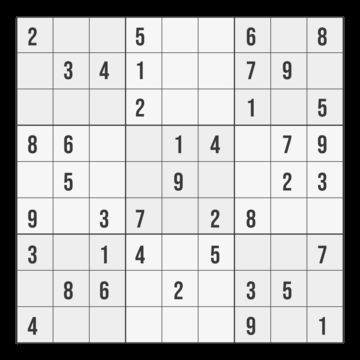
#> input picture NAVEGACION_AUTONOMA/semana_2/EY3_TRASNFORM_HUGH/sudoku.png, 360 x 360 px, given in place of sudoku.jpg, which was not available
$ python EJ3.py
#> lines starting #> are read from the running program, lines starting #| are printed output that depends on the picture; after the words box and inside, x2 and y2 are one past the last pixel; in counts of white or black regions, pixels touching at a corner belong together; pictures that were not available may be replaced by others from this repository, and a replacement may not be noted
# OBJETIVO: Detectar líneas en una imagen usando la Transformada de Hough
# Referencia: https://www.youtube.com/watch?v=7m-RVJ6ABsY
#             https://www.youtube.com/watch?v=gbL3XKOiBvw
# Código base: https://gist.github.com/pknowledge/62ad0d100d6d4df756c0374dee501131

import cv2
import numpy as np

# Lee la imagen — se usa sudoku porque tiene muchas líneas rectas, ideal para Hough
img = cv2.imread('sudoku.jpg')
#> img is the input picture: shape (360, 360, 3); mean B, G, R 187.5, 187.6, 187.6

if img is None:
    print("ERROR: no se encontró sudoku.png — corre el programa desde la carpeta EY3_TRASNFORM_HUGH")
    exit()

# Convierte a escala de grises — necesario para aplicar Canny
gray = cv2.cvtColor(img, cv2.COLOR_BGR2GRAY)

# Canny: detecta bordes usando dos umbrales (50 y 150)
# Los bordes son el input que Hough usa para encontrar líneas
edges = cv2.Canny(gray, 50, 150, apertureSize=3)
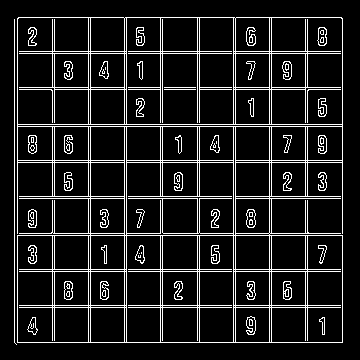
#> edges: shape (360, 360); 11.1% white in thin lines or dots, all inside (x1, y1, x2, y2) = (14, 17, 343, 345)
cv2.imshow('Edges (Canny)', edges)

# HoughLines: encuentra líneas en la imagen de bordes
# Parámetros: resolución de rho=1px, resolución de theta=1 grado, umbral=200 votos mínimos
lines = cv2.HoughLines(edges, 1, np.pi / 180, 200)
#> lines = 37 rows, first 8: [124, 1.57], [126, 1.57], [235, 1.57], [342, 1.57], [90, 0], [126, 0], [233, 0], [160, 1.57]

# Dibuja cada línea detectada sobre la imagen original en color rojo
for line in lines:
    rho, theta = line[0]
    a = np.cos(theta)
    b = np.sin(theta)
    # Calcula el punto central de la línea
    x0 = a * rho
    y0 = b * rho
    # Extiende la línea 1000px en cada dirección para que cruce toda la imagen
    x1 = int(x0 + 1000 * (-b))
    y1 = int(y0 + 1000 * (a))
    x2 = int(x0 - 1000 * (-b))
    y2 = int(y0 - 1000 * (a))
    cv2.line(img, (x1, y1), (x2, y2), (0, 0, 255), 2)
#> this loop made 37 passes
#> (rho, theta, a, b, x0, y0, x1, y1) on passes 1 to 12: (124, 1.57, -4.37e-08, 1, -5.42e-06, 124, -1000, 123), (126, 1.57, -4.37e-08, 1, -5.51e-06, 126, -1000, 125), (235, 1.57, -4.37e-08, 1, -1.03e-05, 235, -1000, 234), (342, 1.57, -4.37e-08, 1, -1.49e-05, 342, -1000, 341), (90, 0, 1, 0, 90, 0, 90, 1000), (126, 0, 1, 0, 126, 0, 126, 1000), (233, 0, 1, 0, 233, 0, 233, 1000), (160, 1.57, -4.37e-08, 1, -6.99e-06, 160, -1000, 159), (162, 1.57, -4.37e-08, 1, -7.08e-06, 162, -1000, 161), (14, 0, 1, 0, 14, 0, 14, 1000), (17, 0, 1, 0, 17, 0, 17, 1000), (124, 0, 1, 0, 124, 0, 124, 1000)
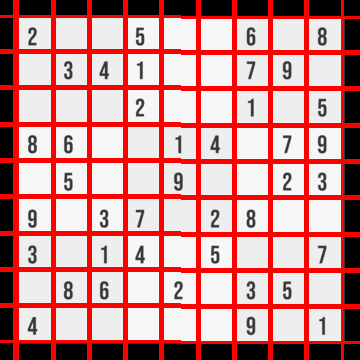
#> img: shape (360, 360, 3); mean B, G, R 143.4, 143.4, 206.3

cv2.imshow('Hough Lines', img)

# HoughLinesP: versión probabilística — detecta segmentos con inicio y fin definidos
# minLineLength=50: descarta segmentos más cortos de 50px
# maxLineGap=10: une segmentos separados por menos de 10px
img_p = cv2.imread('sudoku.png')
linesP = cv2.HoughLinesP(edges, 1, np.pi / 180, 100, minLineLength=50, maxLineGap=10)
#> linesP = 37 rows, first 6: [126, 342, 126, 17], [235, 342, 235, 18], [90, 342, 90, 17], [52, 342, 52, 17], [14, 307, 342, 307], [88, 342, 88, 17]

# Dibuja cada segmento detectado en verde — solo donde realmente existe el trazo
for line in linesP:
    x1, y1, x2, y2 = line[0]
    cv2.line(img_p, (x1, y1), (x2, y2), (0, 255, 0), 2)
#> this loop made 37 passes
#> (x1, y1, x2, y2) on passes 1 to 12: (126, 342, 126, 17), (235, 342, 235, 18), (90, 342, 90, 17), (52, 342, 52, 17), (14, 307, 342, 307), (88, 342, 88, 17), (124, 342, 124, 18), (162, 342, 162, 17), (17, 342, 17, 18), (199, 342, 199, 17), (14, 342, 342, 342), (14, 89, 342, 89)
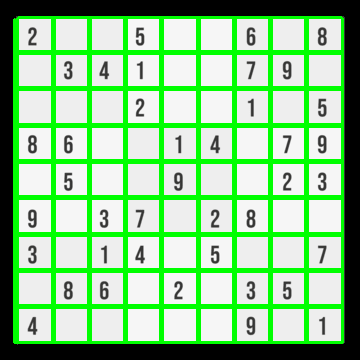
#> img_p: shape (360, 360, 3); mean B, G, R 143.4, 200.5, 143.4

cv2.imshow('Hough Lines P (segmentos)', img_p)
k = cv2.waitKey(0)
#> (key Esc is pressed here)
cv2.destroyAllWindows()
